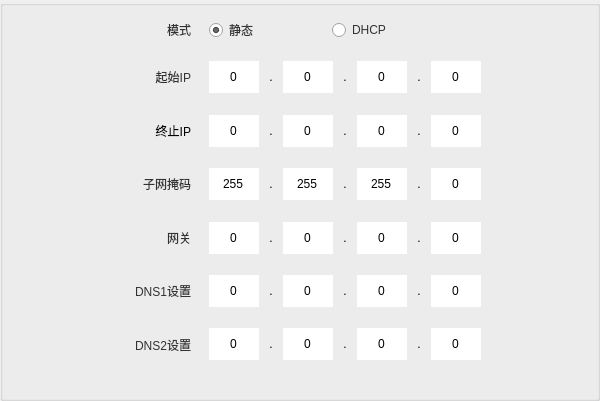
   <widget class="QGroupBox" name="groupBox_2">
    <property name="geometry">
     <rect>
      <x>0</x>
      <y>30</y>
      <width>600</width>
      <height>401</height>
     </rect>
    </property>
    <property name="minimumSize">
     <size>
      <width>600</width>
      <height>0</height>
     </size>
    </property>
    <property name="maximumSize">
     <size>
      <width>600</width>
      <height>16777215</height>
     </size>
    </property>
    <property name="title">
     <string/>
    </property>
    <widget class="QGroupBox" name="groupBox_3">
     <property name="geometry">
      <rect>
       <x>200</x>
       <y>10</y>
       <width>291</width>
       <height>361</height>
      </rect>
     </property>
     <property name="minimumSize">
      <size>
       <width>0</width>
       <height>0</height>
      </size>
     </property>
     <property name="maximumSize">
      <size>
       <width>16777215</width>
       <height>16777215</height>
      </size>
     </property>
     <property name="styleSheet">
      <string notr="true">QGroupBox
{
	border : none;

}
QSpinBox
{
	border : none;
}</string>
     </property>
     <property name="title">
      <string/>
     </property>
     <layout class="QGridLayout" name="gridLayout_2">
      <property name="leftMargin">
       <number>0</number>
      </property>
      <property name="topMargin">
       <number>0</number>
      </property>
      <property name="rightMargin">
       <number>0</number>
      </property>
      <property name="bottomMargin">
       <number>0</number>
      </property>
      <property name="spacing">
       <number>0</number>
      </property>
      <item row="3" column="0">
       <widget class="QGroupBox" name="groupBox_8">
        <property name="title">
         <string/>
        </property>
        <layout class="QGridLayout" name="gridLayout_7">
         <item row="0" column="0">
          <widget class="QSpinBox" name="spinBox_12">
           <property name="minimumSize">
            <size>
             <width>50</width>
             <height>32</height>
            </size>
           </property>
           <property name="maximumSize">
            <size>
             <width>50</width>
             <height>32</height>
            </size>
           </property>
           <property name="alignment">
            <set>Qt::AlignCenter</set>
           </property>
           <property name="buttonSymbols">
            <enum>QAbstractSpinBox::NoButtons</enum>
           </property>
           <property name="minimum">
            <number>255</number>
           </property>
           <property name="maximum">
            <number>255</number>
           </property>
          </widget>
         </item>
         <item row="0" column="1">
          <widget class="QLabel" name="label_12">
           <property name="text">
            <string>.</string>
           </property>
           <property name="alignment">
            <set>Qt::AlignCenter</set>
           </property>
          </widget>
         </item>
         <item row="0" column="2">
          <widget class="QSpinBox" name="spinBox_11">
           <property name="minimumSize">
            <size>
             <width>50</width>
             <height>32</height>
            </size>
           </property>
           <property name="maximumSize">
            <size>
             <width>50</width>
             <height>32</height>
            </size>
           </property>
           <property name="alignment">
            <set>Qt::AlignCenter</set>
           </property>
           <property name="buttonSymbols">
            <enum>QAbstractSpinBox::NoButtons</enum>
           </property>
           <property name="minimum">
            <number>255</number>
           </property>
           <property name="maximum">
            <number>255</number>
           </property>
          </widget>
         </item>
         <item row="0" column="3">
          <widget class="QLabel" name="label_11">
           <property name="text">
            <string>.</string>
           </property>
           <property name="alignment">
            <set>Qt::AlignCenter</set>
           </property>
          </widget>
         </item>
         <item row="0" column="4">
          <widget class="QSpinBox" name="spinBox_10">
           <property name="minimumSize">
            <size>
             <width>50</width>
             <height>32</height>
            </size>
           </property>
           <property name="maximumSize">
            <size>
             <width>50</width>
             <height>32</height>
            </size>
           </property>
           <property name="alignment">
            <set>Qt::AlignCenter</set>
           </property>
           <property name="buttonSymbols">
            <enum>QAbstractSpinBox::NoButtons</enum>
           </property>
           <property name="minimum">
            <number>255</number>
           </property>
           <property name="maximum">
            <number>255</number>
           </property>
          </widget>
         </item>
         <item row="0" column="5">
          <widget class="QLabel" name="label_10">
           <property name="text">
            <string>.</string>
           </property>
           <property name="alignment">
            <set>Qt::AlignCenter</set>
           </property>
          </widget>
         </item>
         <item row="0" column="6">
          <widget class="QSpinBox" name="spinBox_9">
           <property name="minimumSize">
            <size>
             <width>50</width>
             <height>32</height>
            </size>
           </property>
           <property name="maximumSize">
            <size>
             <width>50</width>
             <height>32</height>
            </size>
           </property>
           <property name="alignment">
            <set>Qt::AlignCenter</set>
           </property>
           <property name="buttonSymbols">
            <enum>QAbstractSpinBox::NoButtons</enum>
           </property>
           <property name="maximum">
            <number>255</number>
           </property>
          </widget>
         </item>
        </layout>
       </widget>
      </item>
      <item row="2" column="0">
       <widget class="QGroupBox" name="groupBox_6">
        <property name="title">
         <string/>
        </property>
        <layout class="QGridLayout" name="gridLayout_5">
         <item row="0" column="0">
          <widget class="QSpinBox" name="spinBox_8">
           <property name="minimumSize">
            <size>
             <width>50</width>
             <height>32</height>
            </size>
           </property>
           <property name="maximumSize">
            <size>
             <width>50</width>
             <height>32</height>
            </size>
           </property>
           <property name="alignment">
            <set>Qt::AlignCenter</set>
           </property>
           <property name="buttonSymbols">
            <enum>QAbstractSpinBox::NoButtons</enum>
           </property>
           <property name="minimum">
            <number>0</number>
           </property>
           <property name="maximum">
            <number>255</number>
           </property>
          </widget>
         </item>
         <item row="0" column="1">
          <widget class="QLabel" name="label_8">
           <property name="text">
            <string>.</string>
           </property>
           <property name="alignment">
            <set>Qt::AlignCenter</set>
           </property>
          </widget>
         </item>
         <item row="0" column="2">
          <widget class="QSpinBox" name="spinBox_7">
           <property name="minimumSize">
            <size>
             <width>50</width>
             <height>32</height>
            </size>
           </property>
           <property name="maximumSize">
            <size>
             <width>50</width>
             <height>32</height>
            </size>
           </property>
           <property name="alignment">
            <set>Qt::AlignCenter</set>
           </property>
           <property name="buttonSymbols">
            <enum>QAbstractSpinBox::NoButtons</enum>
           </property>
           <property name="minimum">
            <number>0</number>
           </property>
           <property name="maximum">
            <number>255</number>
           </property>
          </widget>
         </item>
         <item row="0" column="3">
          <widget class="QLabel" name="label_7">
           <property name="text">
            <string>.</string>
           </property>
           <property name="alignment">
            <set>Qt::AlignCenter</set>
           </property>
          </widget>
         </item>
         <item row="0" column="4">
          <widget class="QSpinBox" name="spinBox_6">
           <property name="minimumSize">
            <size>
             <width>50</width>
             <height>32</height>
            </size>
           </property>
           <property name="maximumSize">
            <size>
             <width>50</width>
             <height>32</height>
            </size>
           </property>
           <property name="alignment">
            <set>Qt::AlignCenter</set>
           </property>
           <property name="buttonSymbols">
            <enum>QAbstractSpinBox::NoButtons</enum>
           </property>
           <property name="maximum">
            <number>255</number>
           </property>
          </widget>
         </item>
         <item row="0" column="5">
          <widget class="QLabel" name="label_6">
           <property name="text">
            <string>.</string>
           </property>
           <property name="alignment">
            <set>Qt::AlignCenter</set>
           </property>
          </widget>
         </item>
         <item row="0" column="6">
          <widget class="QSpinBox" name="spinBox_5">
           <property name="minimumSize">
            <size>
             <width>50</width>
             <height>32</height>
            </size>
           </property>
           <property name="maximumSize">
            <size>
             <width>50</width>
             <height>32</height>
            </size>
           </property>
           <property name="alignment">
            <set>Qt::AlignCenter</set>
           </property>
           <property name="buttonSymbols">
            <enum>QAbstractSpinBox::NoButtons</enum>
           </property>
           <property name="maximum">
            <number>255</number>
           </property>
          </widget>
         </item>
        </layout>
       </widget>
      </item>
      <item row="4" column="0">
       <widget class="QGroupBox" name="groupBox_10">
        <property name="title">
         <string/>
        </property>
        <layout class="QGridLayout" name="gridLayout_9">
         <item row="0" column="0">
          <widget class="QSpinBox" name="spinBox_16">
           <property name="minimumSize">
            <size>
             <width>50</width>
             <height>32</height>
            </size>
           </property>
           <property name="maximumSize">
            <size>
             <width>50</width>
             <height>32</height>
            </size>
           </property>
           <property name="alignment">
            <set>Qt::AlignCenter</set>
           </property>
           <property name="buttonSymbols">
            <enum>QAbstractSpinBox::NoButtons</enum>
           </property>
           <property name="minimum">
            <number>0</number>
           </property>
           <property name="maximum">
            <number>255</number>
           </property>
          </widget>
         </item>
         <item row="0" column="1">
          <widget class="QLabel" name="label_16">
           <property name="text">
            <string>.</string>
           </property>
           <property name="alignment">
            <set>Qt::AlignCenter</set>
           </property>
          </widget>
         </item>
         <item row="0" column="2">
          <widget class="QSpinBox" name="spinBox_15">
           <property name="minimumSize">
            <size>
             <width>50</width>
             <height>32</height>
            </size>
           </property>
           <property name="maximumSize">
            <size>
             <width>50</width>
             <height>32</height>
            </size>
           </property>
           <property name="alignment">
            <set>Qt::AlignCenter</set>
           </property>
           <property name="buttonSymbols">
            <enum>QAbstractSpinBox::NoButtons</enum>
           </property>
           <property name="minimum">
            <number>0</number>
           </property>
           <property name="maximum">
            <number>255</number>
           </property>
          </widget>
         </item>
         <item row="0" column="3">
          <widget class="QLabel" name="label_15">
           <property name="text">
            <string>.</string>
           </property>
           <property name="alignment">
            <set>Qt::AlignCenter</set>
           </property>
          </widget>
         </item>
         <item row="0" column="4">
          <widget class="QSpinBox" name="spinBox_14">
           <property name="minimumSize">
            <size>
             <width>50</width>
             <height>32</height>
            </size>
           </property>
           <property name="maximumSize">
            <size>
             <width>50</width>
             <height>32</height>
            </size>
           </property>
           <property name="alignment">
            <set>Qt::AlignCenter</set>
           </property>
           <property name="buttonSymbols">
            <enum>QAbstractSpinBox::NoButtons</enum>
           </property>
           <property name="maximum">
            <number>255</number>
           </property>
          </widget>
         </item>
         <item row="0" column="5">
          <widget class="QLabel" name="label_14">
           <property name="text">
            <string>.</string>
           </property>
           <property name="alignment">
            <set>Qt::AlignCenter</set>
           </property>
          </widget>
         </item>
         <item row="0" column="6">
          <widget class="QSpinBox" name="spinBox_13">
           <property name="minimumSize">
            <size>
             <width>50</width>
             <height>32</height>
            </size>
           </property>
           <property name="maximumSize">
            <size>
             <width>50</width>
             <height>32</height>
            </size>
           </property>
           <property name="alignment">
            <set>Qt::AlignCenter</set>
           </property>
           <property name="buttonSymbols">
            <enum>QAbstractSpinBox::NoButtons</enum>
           </property>
           <property name="maximum">
            <number>255</number>
           </property>
          </widget>
         </item>
        </layout>
       </widget>
      </item>
      <item row="0" column="0">
       <widget class="QGroupBox" name="groupBox">
        <property name="minimumSize">
         <size>
          <width>200</width>
          <height>40</height>
         </size>
        </property>
        <property name="maximumSize">
         <size>
          <width>200</width>
          <height>40</height>
         </size>
        </property>
        <property name="styleSheet">
         <string notr="true">QRadioButton::indicator:checked
{
	border-image:url(:/png/shuncom_ico/png_ico/单选框.png)
}
</string>
        </property>
        <property name="title">
         <string/>
        </property>
        <layout class="QGridLayout" name="gridLayout">
         <item row="0" column="2">
          <widget class="QRadioButton" name="radioButton_2">
           <property name="styleSheet">
            <string notr="true">color: rgb(50, 50, 51);</string>
           </property>
           <property name="text">
            <string>DHCP</string>
           </property>
          </widget>
         </item>
         <item row="0" column="0">
          <widget class="QRadioButton" name="radioButton">
           <property name="styleSheet">
            <string notr="true">color: rgb(50, 50, 51);</string>
           </property>
           <property name="text">
            <string>静态</string>
           </property>
           <property name="checked">
            <bool>true</bool>
           </property>
          </widget>
         </item>
         <item row="0" column="1">
          <spacer name="horizontalSpacer">
           <property name="orientation">
            <enum>Qt::Horizontal</enum>
           </property>
           <property name="sizeHint" stdset="0">
            <size>
             <width>45</width>
             <height>13</height>
            </size>
           </property>
          </spacer>
         </item>
        </layout>
       </widget>
      </item>
      <item row="1" column="0">
       <widget class="QGroupBox" name="groupBox_4">
        <property name="minimumSize">
         <size>
          <width>290</width>
          <height>55</height>
         </size>
        </property>
        <property name="maximumSize">
         <size>
          <width>290</width>
          <height>55</height>
         </size>
        </property>
        <property name="title">
         <string/>
        </property>
        <layout class="QGridLayout" name="gridLayout_3">
         <item row="0" column="0">
          <widget class="QSpinBox" name="spinBox_4">
           <property name="minimumSize">
            <size>
             <width>50</width>
             <height>32</height>
            </size>
           </property>
           <property name="maximumSize">
            <size>
             <width>50</width>
             <height>32</height>
            </size>
           </property>
           <property name="alignment">
            <set>Qt::AlignCenter</set>
           </property>
           <property name="buttonSymbols">
            <enum>QAbstractSpinBox::NoButtons</enum>
           </property>
           <property name="minimum">
            <number>0</number>
           </property>
           <property name="maximum">
            <number>255</number>
           </property>
          </widget>
         </item>
         <item row="0" column="1">
          <widget class="QLabel" name="label_2">
           <property name="text">
            <string>.</string>
           </property>
           <property name="alignment">
            <set>Qt::AlignCenter</set>
           </property>
          </widget>
         </item>
         <item row="0" column="2">
          <widget class="QSpinBox" name="spinBox_3">
           <property name="minimumSize">
            <size>
             <width>50</width>
             <height>32</height>
            </size>
           </property>
           <property name="maximumSize">
            <size>
             <width>50</width>
             <height>32</height>
            </size>
           </property>
           <property name="alignment">
            <set>Qt::AlignCenter</set>
           </property>
           <property name="buttonSymbols">
            <enum>QAbstractSpinBox::NoButtons</enum>
           </property>
           <property name="minimum">
            <number>0</number>
           </property>
           <property name="maximum">
            <number>255</number>
           </property>
          </widget>
         </item>
         <item row="0" column="3">
          <widget class="QLabel" name="label_3">
           <property name="text">
            <string>.</string>
           </property>
           <property name="alignment">
            <set>Qt::AlignCenter</set>
           </property>
          </widget>
         </item>
         <item row="0" column="4">
          <widget class="QSpinBox" name="spinBox_2">
           <property name="minimumSize">
            <size>
             <width>50</width>
             <height>32</height>
            </size>
           </property>
           <property name="maximumSize">
            <size>
             <width>50</width>
             <height>32</height>
            </size>
           </property>
           <property name="alignment">
            <set>Qt::AlignCenter</set>
           </property>
           <property name="buttonSymbols">
            <enum>QAbstractSpinBox::NoButtons</enum>
           </property>
           <property name="maximum">
            <number>255</number>
           </property>
          </widget>
         </item>
         <item row="0" column="5">
          <widget class="QLabel" name="label_4">
           <property name="text">
            <string>.</string>
           </property>
           <property name="alignment">
            <set>Qt::AlignCenter</set>
           </property>
          </widget>
         </item>
         <item row="0" column="6">
          <widget class="QSpinBox" name="spinBox">
           <property name="minimumSize">
            <size>
             <width>50</width>
             <height>32</height>
            </size>
           </property>
           <property name="maximumSize">
            <size>
             <width>50</width>
             <height>32</height>
            </size>
           </property>
           <property name="alignment">
            <set>Qt::AlignCenter</set>
           </property>
           <property name="buttonSymbols">
            <enum>QAbstractSpinBox::NoButtons</enum>
           </property>
           <property name="maximum">
            <number>255</number>
           </property>
          </widget>
         </item>
        </layout>
       </widget>
      </item>
      <item row="5" column="0">
       <widget class="QGroupBox" name="groupBox_12">
        <property name="title">
         <string/>
        </property>
        <layout class="QGridLayout" name="gridLayout_11">
         <item row="0" column="0">
          <widget class="QSpinBox" name="spinBox_20">
           <property name="minimumSize">
            <size>
             <width>50</width>
             <height>32</height>
            </size>
           </property>
           <property name="maximumSize">
            <size>
             <width>50</width>
             <height>32</height>
            </size>
           </property>
           <property name="alignment">
            <set>Qt::AlignCenter</set>
           </property>
           <property name="buttonSymbols">
            <enum>QAbstractSpinBox::NoButtons</enum>
           </property>
           <property name="minimum">
            <number>0</number>
           </property>
           <property name="maximum">
            <number>255</number>
           </property>
          </widget>
         </item>
         <item row="0" column="1">
          <widget class="QLabel" name="label_20">
           <property name="text">
            <string>.</string>
           </property>
           <property name="alignment">
            <set>Qt::AlignCenter</set>
           </property>
          </widget>
         </item>
         <item row="0" column="2">
          <widget class="QSpinBox" name="spinBox_19">
           <property name="minimumSize">
            <size>
             <width>50</width>
             <height>32</height>
            </size>
           </property>
           <property name="maximumSize">
            <size>
             <width>50</width>
             <height>32</height>
            </size>
           </property>
           <property name="alignment">
            <set>Qt::AlignCenter</set>
           </property>
           <property name="buttonSymbols">
            <enum>QAbstractSpinBox::NoButtons</enum>
           </property>
           <property name="minimum">
            <number>0</number>
           </property>
           <property name="maximum">
            <number>255</number>
           </property>
          </widget>
         </item>
         <item row="0" column="3">
          <widget class="QLabel" name="label_19">
           <property name="text">
            <string>.</string>
           </property>
           <property name="alignment">
            <set>Qt::AlignCenter</set>
           </property>
          </widget>
         </item>
         <item row="0" column="4">
          <widget class="QSpinBox" name="spinBox_18">
           <property name="minimumSize">
            <size>
             <width>50</width>
             <height>32</height>
            </size>
           </property>
           <property name="maximumSize">
            <size>
             <width>50</width>
             <height>32</height>
            </size>
           </property>
           <property name="alignment">
            <set>Qt::AlignCenter</set>
           </property>
           <property name="buttonSymbols">
            <enum>QAbstractSpinBox::NoButtons</enum>
           </property>
           <property name="maximum">
            <number>255</number>
           </property>
          </widget>
         </item>
         <item row="0" column="5">
          <widget class="QLabel" name="label_18">
           <property name="text">
            <string>.</string>
           </property>
           <property name="alignment">
            <set>Qt::AlignCenter</set>
           </property>
          </widget>
         </item>
         <item row="0" column="6">
          <widget class="QSpinBox" name="spinBox_17">
           <property name="minimumSize">
            <size>
             <width>50</width>
             <height>32</height>
            </size>
           </property>
           <property name="maximumSize">
            <size>
             <width>50</width>
             <height>32</height>
            </size>
           </property>
           <property name="alignment">
            <set>Qt::AlignCenter</set>
           </property>
           <property name="buttonSymbols">
            <enum>QAbstractSpinBox::NoButtons</enum>
           </property>
           <property name="maximum">
            <number>255</number>
           </property>
          </widget>
         </item>
        </layout>
       </widget>
      </item>
      <item row="6" column="0">
       <widget class="QGroupBox" name="groupBox_7">
        <property name="title">
         <string/>
        </property>
        <layout class="QGridLayout" name="gridLayout_6">
         <item row="0" column="0">
          <widget class="QSpinBox" name="spinBox_24">
           <property name="minimumSize">
            <size>
             <width>50</width>
             <height>32</height>
            </size>
           </property>
           <property name="maximumSize">
            <size>
             <width>50</width>
             <height>32</height>
            </size>
           </property>
           <property name="alignment">
            <set>Qt::AlignCenter</set>
           </property>
           <property name="buttonSymbols">
            <enum>QAbstractSpinBox::NoButtons</enum>
           </property>
           <property name="maximum">
            <number>255</number>
           </property>
          </widget>
         </item>
         <item row="0" column="1">
          <widget class="QLabel" name="label_27">
           <property name="text">
            <string>.</string>
           </property>
           <property name="alignment">
            <set>Qt::AlignCenter</set>
           </property>
          </widget>
         </item>
         <item row="0" column="2">
          <widget class="QSpinBox" name="spinBox_23">
           <property name="minimumSize">
            <size>
             <width>50</width>
             <height>32</height>
            </size>
           </property>
           <property name="maximumSize">
            <size>
             <width>50</width>
             <height>32</height>
            </size>
           </property>
           <property name="alignment">
            <set>Qt::AlignCenter</set>
           </property>
           <property name="buttonSymbols">
            <enum>QAbstractSpinBox::NoButtons</enum>
           </property>
           <property name="maximum">
            <number>255</number>
           </property>
          </widget>
         </item>
         <item row="0" column="3">
          <widget class="QLabel" name="label_26">
           <property name="text">
            <string>.</string>
           </property>
           <property name="alignment">
            <set>Qt::AlignCenter</set>
           </property>
          </widget>
         </item>
         <item row="0" column="4">
          <widget class="QSpinBox" name="spinBox_22">
           <property name="minimumSize">
            <size>
             <width>50</width>
             <height>32</height>
            </size>
           </property>
           <property name="maximumSize">
            <size>
             <width>50</width>
             <height>32</height>
            </size>
           </property>
           <property name="alignment">
            <set>Qt::AlignCenter</set>
           </property>
           <property name="buttonSymbols">
            <enum>QAbstractSpinBox::NoButtons</enum>
           </property>
           <property name="maximum">
            <number>255</number>
           </property>
          </widget>
         </item>
         <item row="0" column="5">
          <widget class="QLabel" name="label_25">
           <property name="text">
            <string>.</string>
           </property>
           <property name="alignment">
            <set>Qt::AlignCenter</set>
           </property>
          </widget>
         </item>
         <item row="0" column="6">
          <widget class="QSpinBox" name="spinBox_21">
           <property name="minimumSize">
            <size>
             <width>50</width>
             <height>32</height>
            </size>
           </property>
           <property name="maximumSize">
            <size>
             <width>50</width>
             <height>32</height>
            </size>
           </property>
           <property name="alignment">
            <set>Qt::AlignCenter</set>
           </property>
           <property name="buttonSymbols">
            <enum>QAbstractSpinBox::NoButtons</enum>
           </property>
           <property name="maximum">
            <number>255</number>
           </property>
          </widget>
         </item>
        </layout>
       </widget>
      </item>
     </layout>
    </widget>
    <widget class="QGroupBox" name="groupBox_5">
     <property name="geometry">
      <rect>
       <x>110</x>
       <y>10</y>
       <width>81</width>
       <height>361</height>
      </rect>
     </property>
     <property name="styleSheet">
      <string notr="true">border : none;</string>
     </property>
     <property name="title">
      <string/>
     </property>
     <layout class="QGridLayout" name="gridLayout_4">
      <property name="leftMargin">
       <number>0</number>
      </property>
      <property name="topMargin">
       <number>0</number>
      </property>
      <property name="rightMargin">
       <number>0</number>
      </property>
      <property name="bottomMargin">
       <number>0</number>
      </property>
      <property name="spacing">
       <number>0</number>
      </property>
      <item row="4" column="0">
       <widget class="QLabel" name="label_13">
        <property name="styleSheet">
         <string notr="true">color: rgb(50, 50, 51);</string>
        </property>
        <property name="text">
         <string>网关</string>
        </property>
        <property name="alignment">
         <set>Qt::AlignRight|Qt::AlignTrailing|Qt::AlignVCenter</set>
        </property>
       </widget>
      </item>
      <item row="3" column="0">
       <widget class="QLabel" name="label_9">
        <property name="styleSheet">
         <string notr="true">color: rgb(50, 50, 51);</string>
        </property>
        <property name="text">
         <string>子网掩码</string>
        </property>
        <property name="alignment">
         <set>Qt::AlignRight|Qt::AlignTrailing|Qt::AlignVCenter</set>
        </property>
       </widget>
      </item>
      <item row="6" column="0">
       <widget class="QLabel" name="label_21">
        <property name="styleSheet">
         <string notr="true">color: rgb(50, 50, 51);</string>
        </property>
        <property name="text">
         <string>DNS2设置</string>
        </property>
        <property name="alignment">
         <set>Qt::AlignRight|Qt::AlignTrailing|Qt::AlignVCenter</set>
        </property>
       </widget>
      </item>
      <item row="1" column="0">
       <widget class="QLabel" name="label_5">
        <property name="styleSheet">
         <string notr="true">color: rgb(50, 50, 51);</string>
        </property>
        <property name="text">
         <string>起始IP</string>
        </property>
        <property name="alignment">
         <set>Qt::AlignRight|Qt::AlignTrailing|Qt::AlignVCenter</set>
        </property>
       </widget>
      </item>
      <item row="5" column="0">
       <widget class="QLabel" name="label_17">
        <property name="styleSheet">
         <string notr="true">color: rgb(50, 50, 51);</string>
        </property>
        <property name="text">
         <string>DNS1设置</string>
        </property>
        <property name="alignment">
         <set>Qt::AlignRight|Qt::AlignTrailing|Qt::AlignVCenter</set>
        </property>
       </widget>
      </item>
      <item row="0" column="0">
       <widget class="QLabel" name="label">
        <property name="minimumSize">
         <size>
          <width>0</width>
          <height>40</height>
         </size>
        </property>
        <property name="maximumSize">
         <size>
          <width>16777215</width>
          <height>40</height>
         </size>
        </property>
        <property name="styleSheet">
         <string notr="true">color: rgb(50, 50, 51);</string>
        </property>
        <property name="text">
         <string>模式</string>
        </property>
        <property name="alignment">
         <set>Qt::AlignRight|Qt::AlignTrailing|Qt::AlignVCenter</set>
        </property>
       </widget>
      </item>
      <item row="2" column="0">
       <widget class="QLabel" name="label_24">
        <property name="text">
         <string>终止IP</string>
        </property>
        <property name="alignment">
         <set>Qt::AlignRight|Qt::AlignTrailing|Qt::AlignVCenter</set>
        </property>
       </widget>
      </item>
     </layout>
    </widget>
   </widget>
